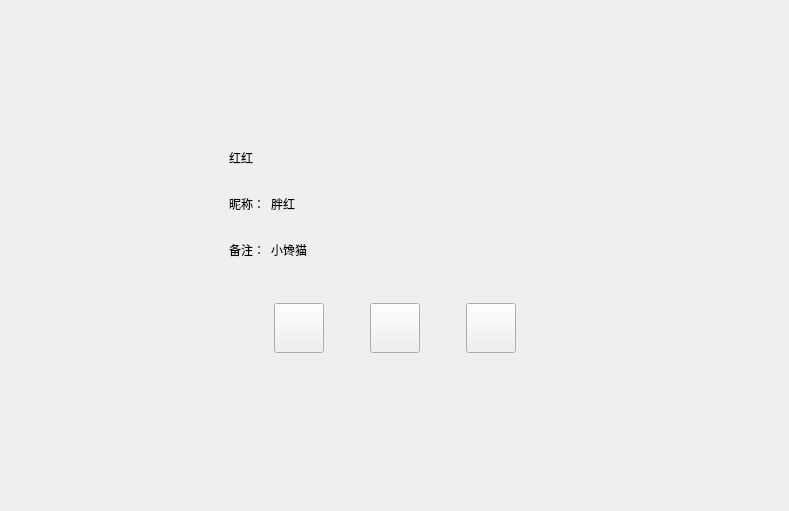
<?xml version="1.0" encoding="UTF-8"?>
<ui version="4.0">
 <class>FriendInfoPage</class>
 <widget class="QWidget" name="FriendInfoPage">
  <property name="geometry">
   <rect>
    <x>0</x>
    <y>0</y>
    <width>789</width>
    <height>511</height>
   </rect>
  </property>
  <property name="windowTitle">
   <string>Form</string>
  </property>
  <layout class="QVBoxLayout" name="verticalLayout">
   <property name="leftMargin">
    <number>120</number>
   </property>
   <property name="topMargin">
    <number>120</number>
   </property>
   <property name="rightMargin">
    <number>120</number>
   </property>
   <property name="bottomMargin">
    <number>120</number>
   </property>
   <item>
    <widget class="QWidget" name="widget" native="true">
     <layout class="QHBoxLayout" name="horizontalLayout">
      <item>
       <widget class="QLabel" name="icon_lb">
        <property name="minimumSize">
         <size>
          <width>85</width>
          <height>85</height>
         </size>
        </property>
        <property name="maximumSize">
         <size>
          <width>85</width>
          <height>85</height>
         </size>
        </property>
        <property name="text">
         <string/>
        </property>
       </widget>
      </item>
      <item>
       <widget class="QWidget" name="widget_3" native="true">
        <layout class="QVBoxLayout" name="verticalLayout_2">
         <item>
          <widget class="QWidget" name="widget_4" native="true">
           <property name="minimumSize">
            <size>
             <width>0</width>
             <height>40</height>
            </size>
           </property>
           <property name="maximumSize">
            <size>
             <width>16777215</width>
             <height>40</height>
            </size>
           </property>
           <layout class="QHBoxLayout" name="horizontalLayout_2">
            <property name="leftMargin">
             <number>0</number>
            </property>
            <property name="topMargin">
             <number>0</number>
            </property>
            <property name="rightMargin">
             <number>0</number>
            </property>
            <property name="bottomMargin">
             <number>0</number>
            </property>
            <item>
             <widget class="QLabel" name="name_lb">
              <property name="minimumSize">
               <size>
                <width>40</width>
                <height>0</height>
               </size>
              </property>
              <property name="maximumSize">
               <size>
                <width>200</width>
                <height>16777215</height>
               </size>
              </property>
              <property name="text">
               <string>红红</string>
              </property>
             </widget>
            </item>
            <item>
             <widget class="QLabel" name="sex_lb">
              <property name="minimumSize">
               <size>
                <width>40</width>
                <height>40</height>
               </size>
              </property>
              <property name="maximumSize">
               <size>
                <width>40</width>
                <height>40</height>
               </size>
              </property>
              <property name="text">
               <string/>
              </property>
             </widget>
            </item>
            <item>
             <spacer name="horizontalSpacer">
              <property name="orientation">
               <enum>Qt::Horizontal</enum>
              </property>
              <property name="sizeHint" stdset="0">
               <size>
                <width>40</width>
                <height>20</height>
               </size>
              </property>
             </spacer>
            </item>
           </layout>
          </widget>
         </item>
         <item>
          <widget class="QWidget" name="widget_2" native="true">
           <property name="minimumSize">
            <size>
             <width>0</width>
             <height>40</height>
            </size>
           </property>
           <property name="maximumSize">
            <size>
             <width>16777215</width>
             <height>40</height>
            </size>
           </property>
           <layout class="QHBoxLayout" name="horizontalLayout_3">
            <property name="leftMargin">
             <number>0</number>
            </property>
            <property name="topMargin">
             <number>0</number>
            </property>
            <property name="rightMargin">
             <number>0</number>
            </property>
            <property name="bottomMargin">
             <number>0</number>
            </property>
            <item>
             <widget class="QLabel" name="nick_tip">
              <property name="minimumSize">
               <size>
                <width>0</width>
                <height>30</height>
               </size>
              </property>
              <property name="maximumSize">
               <size>
                <width>50</width>
                <height>30</height>
               </size>
              </property>
              <property name="text">
               <string>昵称：</string>
              </property>
             </widget>
            </item>
            <item>
             <widget class="QLabel" name="nick_lb">
              <property name="text">
               <string>胖红</string>
              </property>
             </widget>
            </item>
            <item>
             <spacer name="horizontalSpacer_2">
              <property name="orientation">
               <enum>Qt::Horizontal</enum>
              </property>
              <property name="sizeHint" stdset="0">
               <size>
                <width>40</width>
                <height>20</height>
               </size>
              </property>
             </spacer>
            </item>
           </layout>
          </widget>
         </item>
         <item>
          <widget class="QWidget" name="widget_5" native="true">
           <property name="minimumSize">
            <size>
             <width>0</width>
             <height>40</height>
            </size>
           </property>
           <property name="maximumSize">
            <size>
             <width>16777215</width>
             <height>40</height>
            </size>
           </property>
           <layout class="QHBoxLayout" name="horizontalLayout_4">
            <property name="leftMargin">
             <number>0</number>
            </property>
            <property name="topMargin">
             <number>0</number>
            </property>
            <property name="rightMargin">
             <number>0</number>
            </property>
            <property name="bottomMargin">
             <number>0</number>
            </property>
            <item>
             <widget class="QLabel" name="bak_tip">
              <property name="minimumSize">
               <size>
                <width>0</width>
                <height>30</height>
               </size>
              </property>
              <property name="maximumSize">
               <size>
                <width>50</width>
                <height>30</height>
               </size>
              </property>
              <property name="text">
               <string>备注：</string>
              </property>
             </widget>
            </item>
            <item>
             <widget class="QLabel" name="bak_lb">
              <property name="text">
               <string>小馋猫</string>
              </property>
             </widget>
            </item>
            <item>
             <spacer name="horizontalSpacer_7">
              <property name="orientation">
               <enum>Qt::Horizontal</enum>
              </property>
              <property name="sizeHint" stdset="0">
               <size>
                <width>40</width>
                <height>20</height>
               </size>
              </property>
             </spacer>
            </item>
           </layout>
          </widget>
         </item>
        </layout>
       </widget>
      </item>
     </layout>
    </widget>
   </item>
   <item>
    <widget class="QWidget" name="widget_6" native="true">
     <layout class="QHBoxLayout" name="horizontalLayout_5">
      <item>
       <spacer name="horizontalSpacer_3">
        <property name="orientation">
         <enum>Qt::Horizontal</enum>
        </property>
        <property name="sizeHint" stdset="0">
         <size>
          <width>40</width>
          <height>20</height>
         </size>
        </property>
       </spacer>
      </item>
      <item>
       <widget class="ClickedBtn" name="msg_chat">
        <property name="minimumSize">
         <size>
          <width>50</width>
          <height>50</height>
         </size>
        </property>
        <property name="maximumSize">
         <size>
          <width>50</width>
          <height>50</height>
         </size>
        </property>
        <property name="text">
         <string/>
        </property>
       </widget>
      </item>
      <item>
       <spacer name="horizontalSpacer_5">
        <property name="orientation">
         <enum>Qt::Horizontal</enum>
        </property>
        <property name="sizeType">
         <enum>QSizePolicy::Fixed</enum>
        </property>
        <property name="sizeHint" stdset="0">
         <size>
          <width>40</width>
          <height>20</height>
         </size>
        </property>
       </spacer>
      </item>
      <item>
       <widget class="ClickedBtn" name="video_chat">
        <property name="minimumSize">
         <size>
          <width>50</width>
          <height>50</height>
         </size>
        </property>
        <property name="maximumSize">
         <size>
          <width>50</width>
          <height>50</height>
         </size>
        </property>
        <property name="text">
         <string/>
        </property>
       </widget>
      </item>
      <item>
       <spacer name="horizontalSpacer_6">
        <property name="orientation">
         <enum>Qt::Horizontal</enum>
        </property>
        <property name="sizeType">
         <enum>QSizePolicy::Fixed</enum>
        </property>
        <property name="sizeHint" stdset="0">
         <size>
          <width>40</width>
          <height>20</height>
         </size>
        </property>
       </spacer>
      </item>
      <item>
       <widget class="ClickedBtn" name="voice_chat">
        <property name="minimumSize">
         <size>
          <width>50</width>
          <height>50</height>
         </size>
        </property>
        <property name="maximumSize">
         <size>
          <width>50</width>
          <height>50</height>
         </size>
        </property>
        <property name="text">
         <string/>
        </property>
       </widget>
      </item>
      <item>
       <spacer name="horizontalSpacer_4">
        <property name="orientation">
         <enum>Qt::Horizontal</enum>
        </property>
        <property name="sizeHint" stdset="0">
         <size>
          <width>40</width>
          <height>20</height>
         </size>
        </property>
       </spacer>
      </item>
     </layout>
    </widget>
   </item>
   <item>
    <spacer name="verticalSpacer_2">
     <property name="orientation">
      <enum>Qt::Vertical</enum>
     </property>
     <property name="sizeHint" stdset="0">
      <size>
       <width>20</width>
       <height>40</height>
      </size>
     </property>
    </spacer>
   </item>
  </layout>
 </widget>
 <customwidgets>
  <customwidget>
   <class>ClickedBtn</class>
   <extends>QPushButton</extends>
   <header location="global">clickedbtn.h</header>
  </customwidget>
 </customwidgets>
 <resources/>
 <connections/>
</ui>
